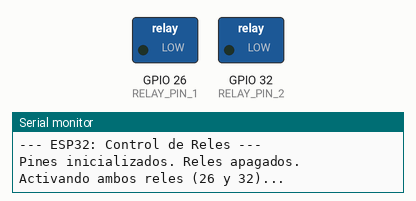
Recording of a sketch running on a simulated ESP32. Shown: switched loads named in the sketch (green lamp = pin HIGH), the last lines printed to the serial monitor.

Above: at 1.0 s.
At 3.0 s:
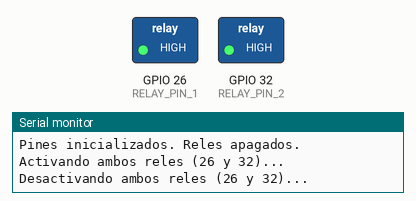
At 5.0 s:
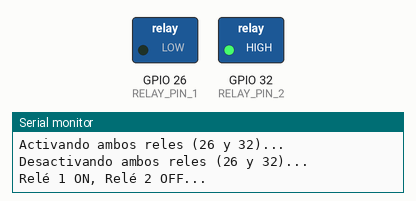
At 7.0 s:
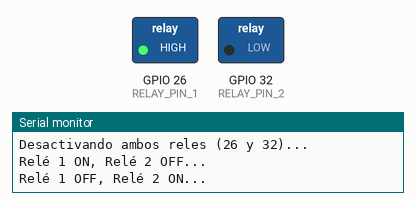
Timing chart, 0 to 10.4 s (numbered marks = the images above):
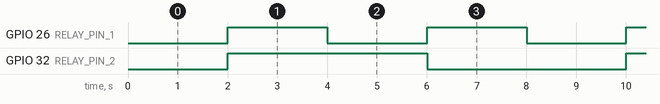

Measured:
- by itself, GPIO 26 (RELAY_PIN_1): alternates HIGH for 2.0 s and LOW for 2.0 s
- by itself, GPIO 32 (RELAY_PIN_2): alternates HIGH for 4.0 s and LOW for 4.0 s
- by itself, everything shown: repeats every 8.0 s, in 4 steps

The sketch:

RELE_PRUEBAS.ino
```cpp
// Definición de los pines GPIO conectados a los relés
const int RELAY_PIN_1 = 26; // Conectado al Relé 1
const int RELAY_PIN_2 = 32; // Conectado al Relé 2

// Constante para el tiempo de espera (2 segundos)
const int DELAY_TIME = 2000;

// Nota: Los módulos de relé comunes se activan con LOW (nivel bajo).
// Si tus relés se activan con HIGH, simplemente invierte las constantes
// en el código (ej: HIGH por LOW).
const int RELAY_ON = LOW;  // Estado para activar el relé (asumiendo relé activo bajo)
const int RELAY_OFF = HIGH; // Estado para desactivar el relé

void setup() {
  // Inicialización de la comunicación serial para depuración
  Serial.begin(115200);
  Serial.println("--- ESP32: Control de Reles ---");

  // Configurar los pines como salida
  pinMode(RELAY_PIN_1, OUTPUT);
  pinMode(RELAY_PIN_2, OUTPUT);

  // Asegurarse de que los relés estén inicialmente apagados
  digitalWrite(RELAY_PIN_1, RELAY_OFF);
  digitalWrite(RELAY_PIN_2, RELAY_OFF);

  Serial.println("Pines inicializados. Reles apagados.");
}

void loop() {

  // ===================================
  // 1. ENCENDER AMBOS RELÉS
  // ===================================
  Serial.println("Activando ambos reles (26 y 32)...");
  digitalWrite(RELAY_PIN_1, RELAY_ON);
  digitalWrite(RELAY_PIN_2, RELAY_ON);

  delay(DELAY_TIME); // Esperar 2 segundos

  // ===================================
  // 2. APAGAR AMBOS RELÉS
  // ===================================
  Serial.println("Desactivando ambos reles (26 y 32)...");
  digitalWrite(RELAY_PIN_1, RELAY_OFF);
  digitalWrite(RELAY_PIN_2, RELAY_OFF);

  delay(DELAY_TIME); // Esperar 2 segundos


  // ===================================
  // 3. SECUENCIA ALTERNADA
  // ===================================

  // Encender Relé 1, Apagar Relé 2
  Serial.println("Relé 1 ON, Relé 2 OFF...");
  digitalWrite(RELAY_PIN_1, RELAY_ON);
  digitalWrite(RELAY_PIN_2, RELAY_OFF);
  delay(DELAY_TIME);

  // Apagar Relé 1, Encender Relé 2
  Serial.println("Relé 1 OFF, Relé 2 ON...");
  digitalWrite(RELAY_PIN_1, RELAY_OFF);
  digitalWrite(RELAY_PIN_2, RELAY_ON);
  delay(DELAY_TIME);

}
```
